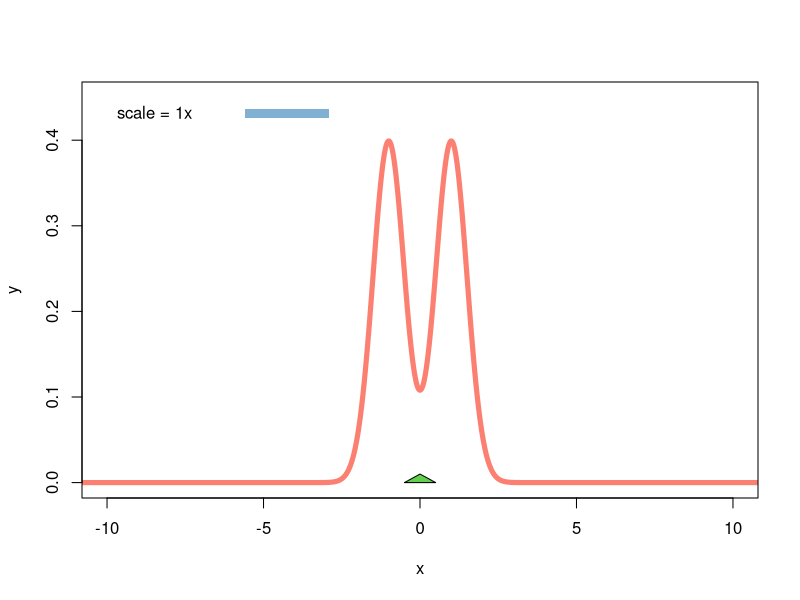
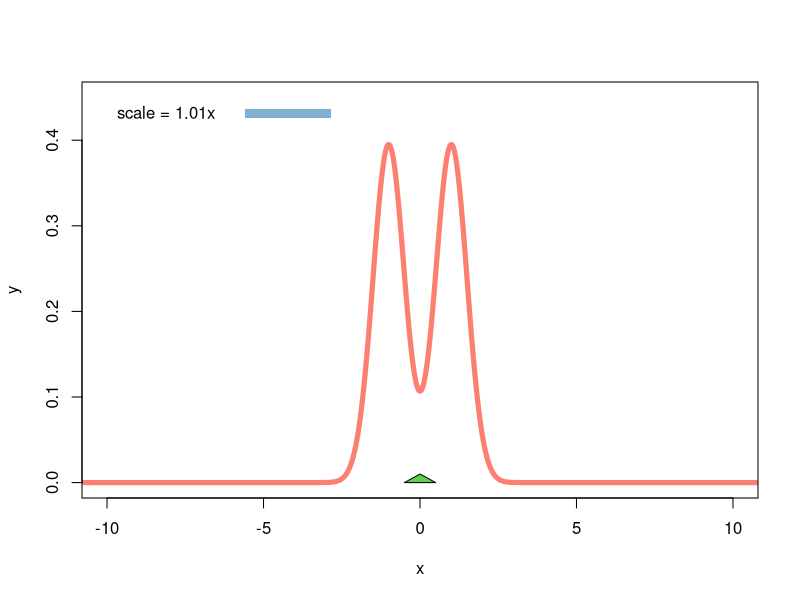
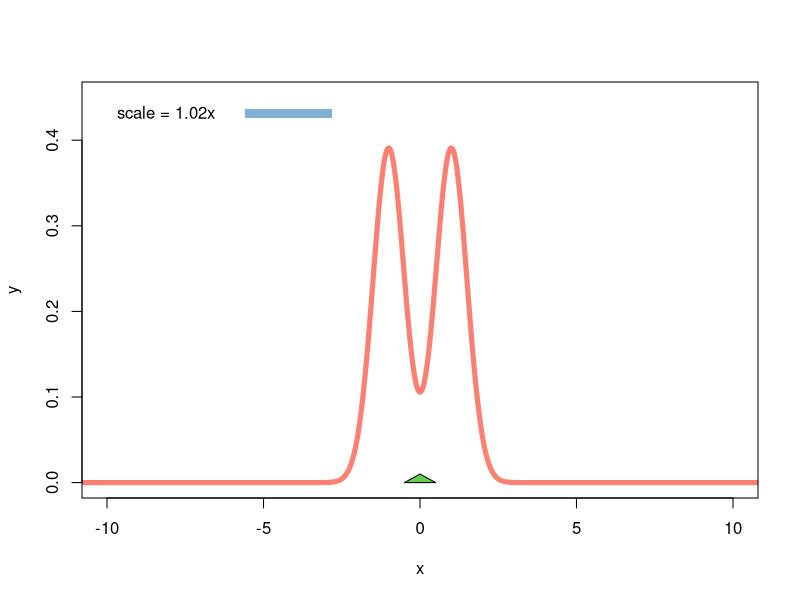
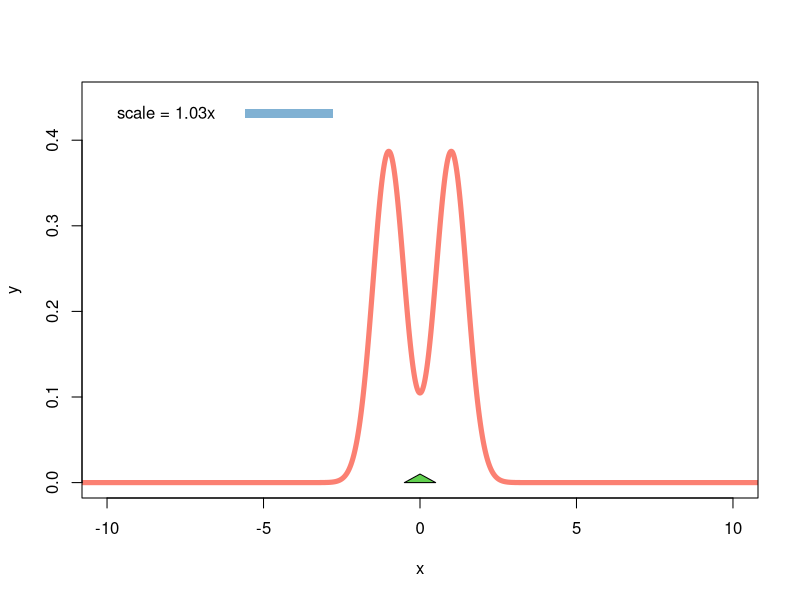
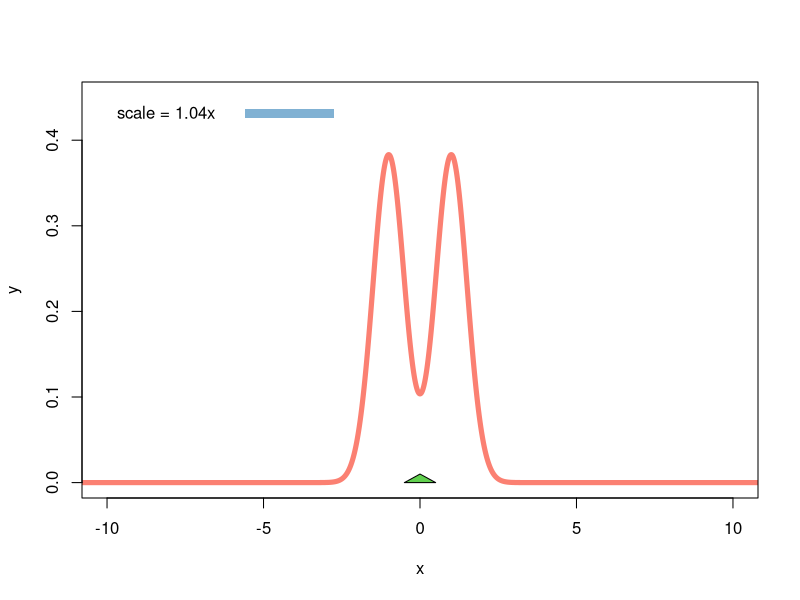
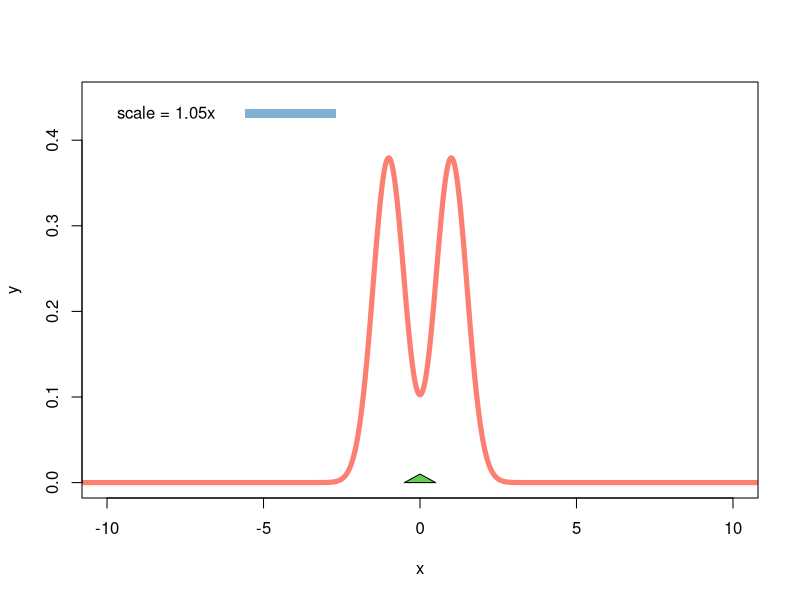
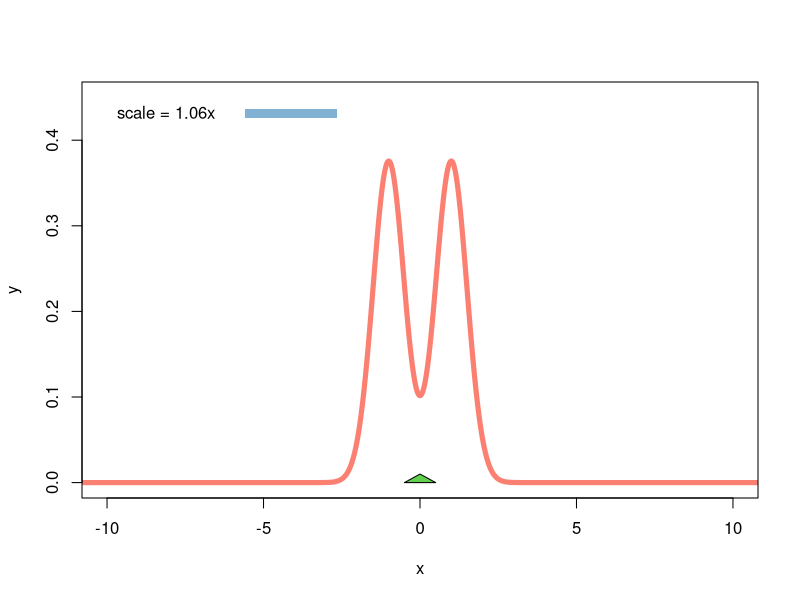
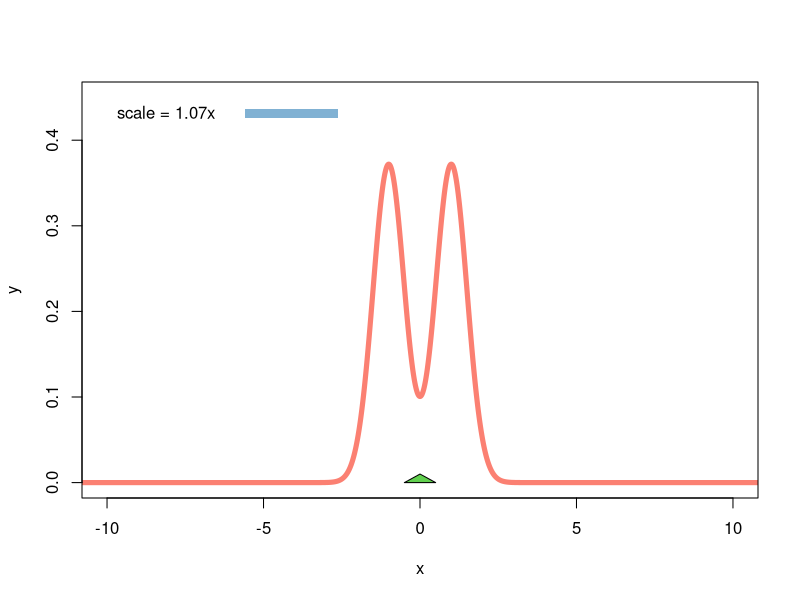

The R source for these figures, in order:
require(RColorBrewer);

col = brewer.pal(n=12, "Set3");
scale = 1;

for(scale in seq(1, 1.5, length=49)){
	x = seq(-20, 20, length=30000)/scale;
	y = (0.5*dnorm(x, -1, 0.5) + 0.5*dnorm(x, 1, 0.5)) / scale;
	mean = sum(x * y * diff(x[1:2]));
	plot(x, y, type="l", col=col[4], lwd=5, xlim=c(-10, 10), ylim=c(0, 0.45));
	print(mean);

	polygon(
		c(mean-0.5, mean, mean+0.5),
		c(0, 0.01, 0),
		col=3);

	text(-10, 0.43, paste("scale = ", round(scale, digits=2), "x", sep=""), pos=4);
	polygon(
		c(-5.7, -3+4*(scale-1), -3+4*(scale-1), -5.7) + 0.1,
		c(0.44, 0.44, 0.43, 0.43) - 0.0035,
		col=col[5], border=F);
}

for(scale in seq(1.5, 0.7, length=49)){
	x = seq(-20, 20, length=30000)/scale;
	y = (0.5*dnorm(x, -1, 0.5) + 0.5*dnorm(x, 1, 0.5)) / scale;
	mean = sum(x * y * diff(x[1:2]));
	plot(x, y, type="l", col=col[4], lwd=5, xlim=c(-10, 10), ylim=c(0, 0.45));
	print(mean);

	polygon(
		c(mean-0.5, mean, mean+0.5),
		c(0, 0.01, 0),
		col=3);

	text(-10, 0.43, paste("scale = ", round(scale, digits=2), "x", sep=""), pos=4);
	polygon(
		c(-5.7, -3+4*(scale-1), -3+4*(scale-1), -5.7) + 0.1,
		c(0.44, 0.44, 0.43, 0.43) - 0.0035,
		col=col[5], border=F);
}
